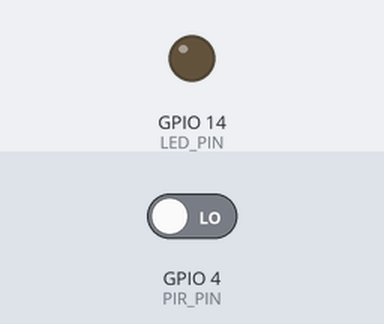
Bench run of a program on a simulated Raspberry Pi (BCM pin numbers). On the bench: output pins drawn as LEDs (lit = HIGH). Inputs (shaded band) come from the test bench; at power-on: GPIO 4 (PIR_PIN) LOW. What the program prints to the terminal is not drawn.

Above: at 6.2 s.
6.3 s: GPIO 4 (PIR_PIN) driven HIGH
At 7.5 s:
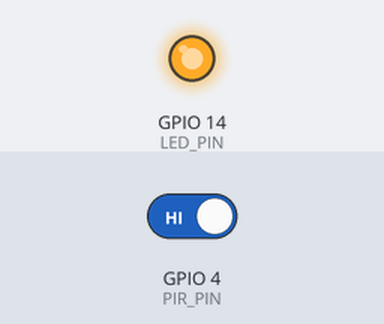
7.8 s: GPIO 4 (PIR_PIN) driven LOW
At 9.0 s:
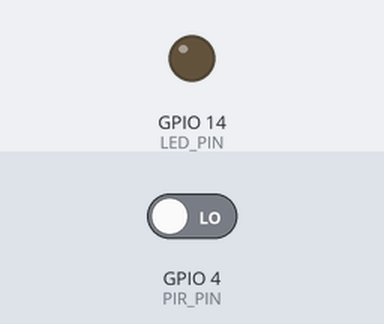
Timing chart, 0 to 10.8 s (numbered marks = the images above; inputs shaded):
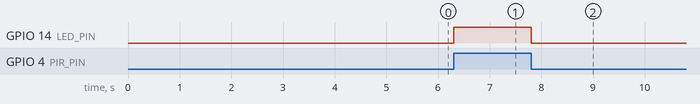

Measured:
- after the input at 6.3 s, GPIO 14 (LED_PIN): LOW → HIGH at once
- after the input at 7.8 s, GPIO 14 (LED_PIN): HIGH → LOW at once

The program:

pir_led.py
```python
import RPi.GPIO as GPIO
import time

PIR_PIN = 4
LED_PIN = 14

GPIO.setmode(GPIO.BCM)
GPIO.setup(PIR_PIN, GPIO.IN)
GPIO.setup(LED_PIN, GPIO.OUT)

time.sleep(5)
print('PIR Ready...')

try:
    while True:
        val = GPIO.input(PIR_PIN)
        if val == GPIO.HIGH:
            print('움직임 감지')
            GPIO.output(LED_PIN, GPIO.HIGH)
        else:
            print('움직임 없음')
            GPIO.output(LED_PIN, GPIO.LOW)

        time.sleep(0.1)
finally:
    GPIO.cleanup()
    print('cleamup and exit')
```
